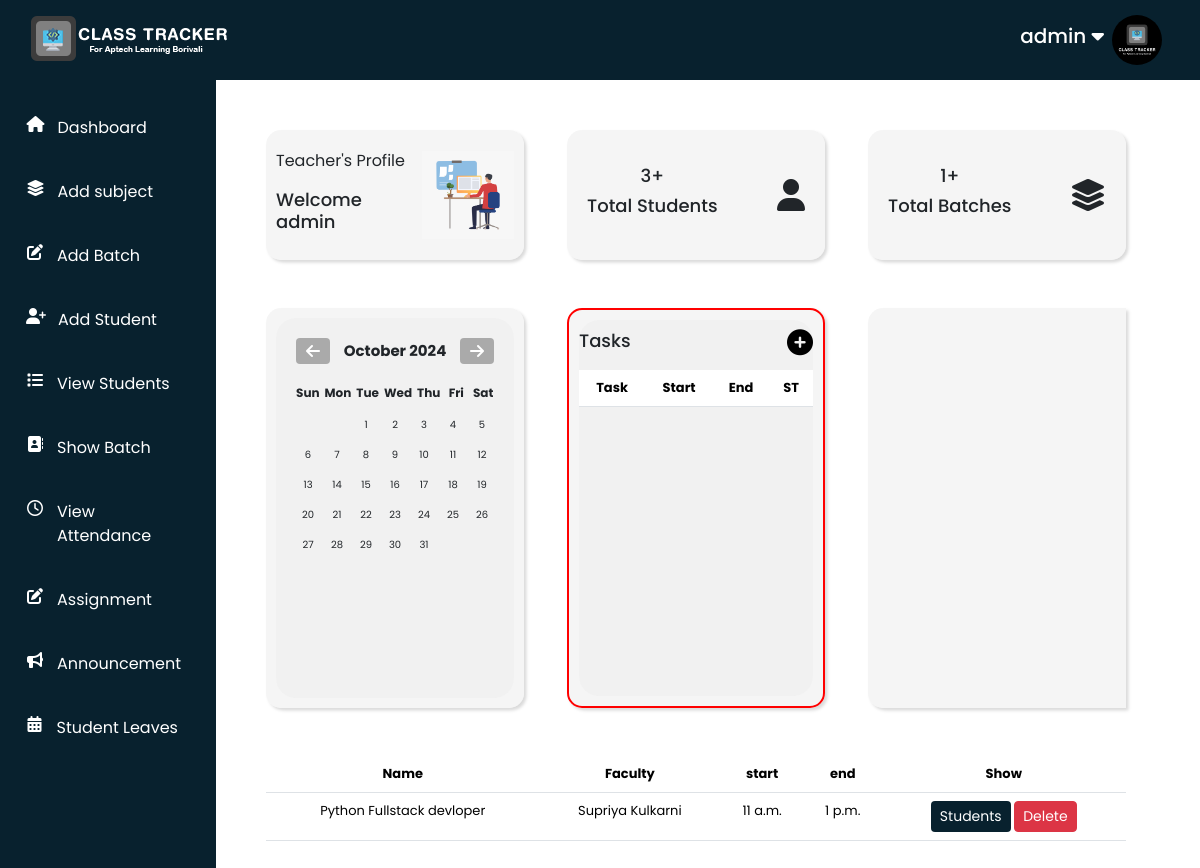
The page /teacher/dashboardteacher/ (signed in) on the database its author committed.
### Teacher/models.py (models this page shows, shortened)
class AddStudent(models.Model):
    user = models.OneToOneField(User,on_delete=models.PROTECT,primary_key=True)
    student_id = models.CharField(max_length=100,unique=True)
    student_batch = models.ForeignKey(AddBatch,on_delete=models.SET_NULL,null=True,blank=True)
    student_name = models.CharField(max_length=100)
    student_number = models.PositiveIntegerField()
    student_gender = models.CharField(max_length=100)
    student_dob = models.DateField()
    student_address = models.CharField(max_length=300)
    student_image = models.ImageField(upload_to='profile_image',blank=True)
    student_status = models.CharField(max_length=100)

class AddBatch(models.Model):
    batch_id = models.AutoField(primary_key=True)
    batch_name = models.CharField(max_length=100)
    batch_faculty = models.CharField(max_length=100)
    batch_startdate = models.DateField()
    batch_starttime = models.TimeField()
    batch_endtime = models.TimeField()
    batch_subjects = models.ManyToManyField(AddSubject)

### Teacher/views.py (the view)
# urls.py: path('dashboardteacher/', views.dashboard,name='dashboardteacher'),
def dashboard(request):
    if request.user.is_authenticated and request.user.is_superuser == True:
        stud_data = AddStudent.objects.get(user=request.user)
        sum_stud = AddStudent.objects.all().count()-1
        sum_batch = AddBatch.objects.all().count()
        date = datetime.datetime.now().date()
        tasks = Task.objects.filter(date=date)
        batches = AddBatch.objects.all()
        announcement=Announcement.objects.all()
        return render(request,'Teacher/admin_dashboard.html',{'name':request.user,'stud_data':stud_data,'sum_stud':sum_stud,'sum_batch':sum_batch,'tasks': tasks,'batches':batches,'announcement':announcement})
    else:
        messages.success(request,"YOU DON'T HAVE AN ACCESS TO MANAGE THIS AUTHERITY")
        return redirect("access_denied")

### Teacher/templates/Teacher/admin_dashboard.html (shortened to what this page needs)
{% extends "Teacher/base.html" %}
{% load static %}
{% block content %}
<div class="row_1">
    <div class="col_1 formshadow">
        <div class="first-text">
            <p>Teacher's Profile</p>
            <h4>Welcome {{name}}</h4>
        </div>
        <div class="second-box">
            <img src="{% static 'Teacher/images/19738.jpg' %}" alt="">
        </div>
    </div>
    <div class="col_2 formshadow">
        <div class="first-text">
            <h4 class="text-center">{{sum_stud}}+</h4>
            <h4>Total Students</h4>
        </div>
        <div class="second-box">
            <i class="fa-solid fa-user fa-2x"></i>
        </div>
    </div>
    <div class="col_3 formshadow">
        <div class="first-text">
            <h4 class="text-center">{{sum_batch}}+</h4>
            <h4>Total Batches</h4>
        </div>
        <div class="second-box">
            <i class="fa-solid fa-layer-group fa-2x"></i>
        </div>
    </div>
</div>
<div class="row_2 mt-5">
    <div class="col_1 formshadow">
        <div class="calendar">
            <div class="header">
                <button id="prevMonth"><i class="fa-solid fa-arrow-left"></i></button>
                <span id="monthYear"></span>
                <button id="nextMonth"><i class="fa-solid fa-arrow-right"></i></button>
            </div>
            <div class="days">
                <div>Sun</div>
                <div>Mon</div>
                <div>Tue</div>
                <div>Wed</div>
                <div>Thu</div>
                <div>Fri</div>
                <div>Sat</div>
            </div>
            <div id="calendarGrid" class="calendar-grid">
            </div>
        </div>
    </div>
    <div class="col_2 formshadow">
        <div class="task-list">
            <div class="task-header">
                <h2>Tasks</h2>
                <a href="{% url 'add_task' %}"><i class="fa-solid fa-circle-plus fa-2x"></i></a>
            </div>
            <div id="taskList">
                <table class="table table-hover">
                    <thead>
                        <tr class="text-center">
                            <th scope="col">Task</th>
                            <th scope="col">Start</th>
                            <th scope="col">End</th>
                            <th scope="col">ST</th>
                        </tr>
                    </thead>
                </table>
            </div>
        </div>
    </div>
    <div class="col_3 formshadow">
    </div>
</div>
<div class="row_3 mt-5">
    <table class="table table-hover">
        <thead>
          <tr class="text-center">
            <th scope="col">Name</th>
            <th scope="col">Faculty</th>
            <th scope="col">start</th>
            <th scope="col">end</th>
            <th scope="col">Show</th>
          </tr>
        </thead>
        <tbody>
        {% for batch in batches %}
        <tr class="text-center">
            <td><a href="{% url 'updatebatch' batch.batch_id %}">{{batch.batch_name}}</a></td>
            <td>{{batch.batch_faculty}}</td>
            <td>{{batch.batch_starttime}}</td>
            <td>{{batch.batch_endtime}}</td>
            <td>
                <a href="{% url 'showbatchstudent' batch.batch_id %}" class="btn buttoncolor btn-sm">Students</a>
                <form action="{% url 'deletebatch' batch.batch_id %}" method="post" class="d-inline">
                    <input type="submit" class="btn btn-danger btn-sm" value="Delete"/>
                </form>
            </td>
        </tr>
        {% endfor %}
        </tbody>
      </table>
</div>
{% endblock content %}

### Teacher/templates/Teacher/navbar.html (shortened to what this page needs)
{% load static %}
<nav class="navbar-container">
	<div class="navbar-img"><img src="{% static "Teacher/images/Navbar-logo.png" %}" alt="" srcset=""></div>
	<div class="personal-info">
		<h2>{{name}}  <i class="fa-solid fa-caret-down"></i></h2>
		<div class="img-section mx-2">
			{% if stud_data.student_image %}
			<img src="{{stud_data.student_image.url}}" alt="">
			{% else %}
			<img src="{% static 'Teacher/images/user-default.png' %}" alt="Not Img">
			{% endif %}
		</div>
	</div>
</nav>

### Teacher/static/Teacher/css/style.css (style rules this page uses)
* { margin: 0; padding: 0; box-sizing: border-box; }
body { font-family: "Poppins", sans-serif; overflow-x: hidden; font-style: normal; }
.buttoncolor { background-color: rgb(8, 33, 46); color: #fff; }
.formshadow { box-shadow: rgba(0, 0, 0, 0.15) 2.4px 2.4px 3.2px; }
a { text-decoration: none; color: black; }
.navbar-container { width: 100%; height: 100%; display: flex; justify-content: space-between; align-items: center; padding: 30px; }
.navbar-container .navbar-img { width: 200px; height: 100px; }
.navbar-container .navbar-img img { width: 100%; height: 100%; }
.navbar-container .personal-info { display: flex; justify-content: space-between; align-items: center; height: 100%; cursor: pointer; }
.navbar-container .personal-info h2 { font-size: 20px; }
.navbar-container .personal-info .img-section { width: 50px; height: 50px; border-radius: 50%; margin-right: 20px; }
.navbar-container .personal-info .img-section img { width: 100%; height: 100%; object-fit: cover; border-radius: 50%; }
.row_1 { display: flex; justify-content: space-between; align-items: center; height: 130px; }
.row_1 .col_1 { height: 130px; width: 30%; display: flex; justify-content: space-between; align-items: center; padding: 10px; background-color:#f0f0f0a0; border-radius: 15px; }
.row_1 .col_2 { height: 130px; width: 30%; display: flex; justify-content: space-between; align-items: center; padding: 20px; background-color:#f0f0f0a0; border-radius: 15px; }
.row_1 .col_3 { height: 130px; width: 30%; display: flex; justify-content: space-between; align-items: center; padding: 20px; background-color:#f0f0f0a0; border-radius: 15px; }
.row_1 .col_1 .second-box { width: 40%; height: 80%; }
.row_1 .col_1 .second-box img { width: 100%; height: 100%; object-fit: cover; }
.row_2 { display: flex; justify-content: space-between; align-items: center; height: 400px; }
.row_2 .col_1 { height: 400px; width: 30%; padding: 10px; background-color:#f0f0f0a0; border-radius: 15px; }
.row_2 .col_2 { border: 2px solid red; overflow-y: scroll; height: 100%; width: 30%; padding: 10px; background-color:#f0f0f0a0; border-radius: 15px; }
.row_2 .col_3 { height: 400px; width: 30%; display: flex; flex-direction: column; overflow-y: scroll; padding: 10px; background-color:#f0f0f0a0; border-radius: 15px 0 0 15px; }
.row_3 { width: 100%; height: 200px; border-radius: 15px 0 0 15px; overflow-y: scroll; }
.calendar { width: 100%; height: 100%; background: #f0f0f0a0; padding: 20px; border-radius: 20px; }
.header { display: flex; justify-content: space-between; align-items: center; margin-bottom: 20px; }
#prevMonth, #nextMonth { padding: 10px 20px; border: none; background-color: #aaaaaa; color: #fff; border-radius: 4px; cursor: pointer; }
#monthYear { font-size: 1.5em; font-weight: bold; }
.days { display: grid; grid-template-columns: repeat(7, 1fr); gap: 5px; margin-bottom: 10px; }
.days div { text-align: center; font-weight: bold; }
.calendar-grid { display: grid; grid-template-columns: repeat(7, 1fr); gap: 5px; }
.task-list { width: 100%; height: 100%; background: #f0f0f0a0; padding: 20px; border-radius: 20px; }
.task-header { height: 50px; display: flex; justify-content: space-between; padding: 0 10px; }
.task-list h2 { margin-bottom: 15px; font-size: 1.5em; }
#taskList { list-style-type: none; padding: 0; }
@media (max-width:1368px) { h4 { font-size: 18px; } }
@media (max-width:1368px) { #prevMonth, #nextMonth { padding: 5px 10px; } }
@media (max-width:1368px) { #monthYear { font-size: 15px; } }
@media (max-width:1368px) { .days div { font-size: 12px; } }
@media (max-width:1368px) { .task-list h2 { margin-bottom: 15px; font-size: 18px; } }
@media (max-width:1368px) { .task-list { padding: 0px; } }
@media (max-width:1368px) { .task-header { padding: 10px 0; } }
@media (max-width:1368px) { .task-list a,td { font-size: 13px; } }
@media (max-width:1368px) { .task-list a,th { font-size: 13px; } }

### rows shown on the page
AddStudent: student_image (picture)
AddBatch: batch_name "Python Fullstack devloper", batch_faculty "Supriya Kulkarni", batch_starttime "11 a.m.", batch_endtime "1 p.m."

### other values the page prints
{{ name }} "admin"
{{ sum_stud }} "3"
{{ sum_batch }} "1"
